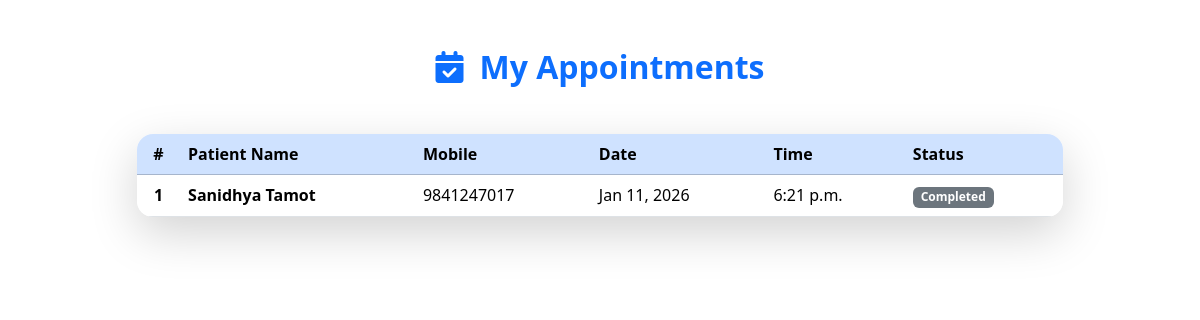
Page /doctor-appointments/ (signed in) on the earlier database version.
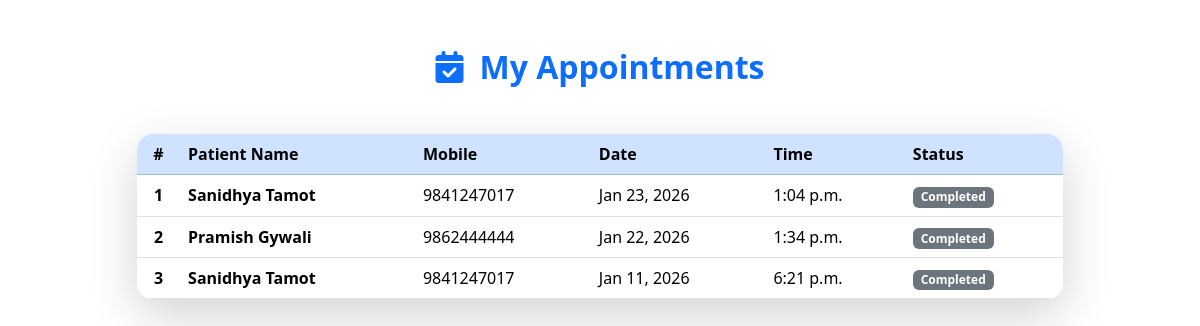
Same page on the later database version.
### hospital/models.py (models this page shows, shortened)
class Appointment(models.Model):
    Doctor= models.ForeignKey(Doctor,on_delete=models.CASCADE)
    Patient= models.ForeignKey(Patient,on_delete=models.CASCADE)
    date = models.DateField()
    time = models.TimeField()

class Patient(models.Model):
    Name= models.CharField(max_length=100)
    Gender= models.CharField(max_length=100)
    Mobile = models.CharField(max_length=15)
    Address= models.TextField()
    email = models.EmailField(max_length=100, blank=True, null=True)         # optional
    password = models.CharField(max_length=128)   # ADD THIS

### hospital/views.py (the view)
# urls.py: path('doctor-appointments/', doctor_appointments, name='doctor_appointments'),
def doctor_appointments(request):
    if request.session.get('user_type') != 'doctor':
        return redirect('main_login')
    doctor_id = request.session.get('doctor_id')
    doctor = Doctor.objects.get(id=doctor_id)
    appointments = Appointment.objects.filter(Doctor=doctor).order_by('-date', '-time')
    for apt in appointments:
        apt.patient_files = apt.Patient.medical_files.all().order_by('-uploaded_at')  # Real files
    context = {
        'doctor': doctor,
        'appointments': appointments,
        'today': dt_date.today(),
    }
    return render(request, 'doctor_appointments.html', context)

### hospital/templates/doctor_appointments.html (shortened to what this page needs)
{% extends "base.html" %}
{% block content %}
<div class="container my-5">
    <div class="row">
        <div class="col-lg-10 mx-auto">
            <div class="text-center mb-5">
                <h2 class="fw-bold text-primary">
                    <i class="fas fa-calendar-check me-3"></i>My Appointments
                </h2>
            </div>
            {% if appointments %}
                <div class="card shadow-lg border-0 rounded-4 overflow-hidden">
                    <div class="card-body p-0">
                        <div class="table-responsive">
                            <table class="table table-hover mb-0 align-middle">
                                <thead class="table-primary">
                                    <tr>
                                        <th class="text-center">#</th>
                                        <th>Patient Name</th>
                                        <th>Mobile</th>
                                        <th>Date</th>
                                        <th>Time</th>
                                        <th>Status</th>
                                    </tr>
                                </thead>
                                <tbody>
                                    {% for apt in appointments %}
                                    <tr>
                                        <td class="text-center fw-bold">{{ forloop.counter }}</td>
                                        <td>
                                            <strong>{{ apt.Patient.Name }}</strong>
                                        </td>
                                        <td>{{ apt.Patient.Mobile }}</td>
                                        <td>{{ apt.date|date:"M d, Y" }}</td>
                                        <td>{{ apt.time }}</td>
                                        <td>
                                            {% if apt.date > today %}
                                                <span class="badge bg-success">Upcoming</span>
                                            {% elif apt.date == today %}
                                                <span class="badge bg-warning text-dark">Today</span>
                                            {% else %}
                                                <span class="badge bg-secondary">Completed</span>
                                            {% endif %}
                                        </td>
                                    </tr>
                                    {% endfor %}
                                </tbody>
                            </table>
                        </div>
                    </div>
                </div>
            {% else %}
                <div class="text-center py-5 bg-light rounded-4 shadow">
                    <i class="fas fa-calendar-times fa-5x text-muted mb-4"></i>
                    <h4 class="text-muted">No appointments scheduled yet</h4>
                    <p class="text-muted">Patients will book soon.</p>
                </div>
            {% endif %}
        </div>
    </div>
</div>
{% endblock %}

Differences in the rows shown:
added Appointment: Patient.Name "Sanidhya Tamot", Patient.Mobile "9841247017", date "Jan 23, 2026", time "1:04 p.m.", shows "Completed"
added Appointment: Patient.Name "Pramish Gywali", Patient.Mobile "9862444444", date "Jan 22, 2026", time "1:34 p.m.", shows "Completed"
